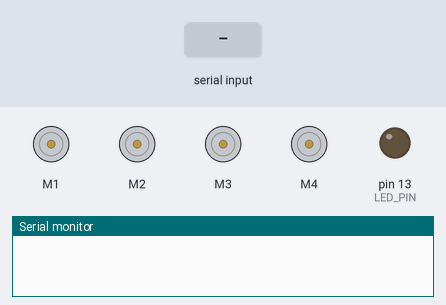
Recording of a sketch running on a simulated Arduino Leonardo, built with avr-gcc and run on an emulated ATmega32U4. Shown: 4 × DC motor (green arrow = forward, orange = backward, longer = faster), output pins drawn as LEDs (lit = HIGH), the last lines printed to the serial monitor. Inputs (shaded band) come from the test bench.

Above: at 1.2 s.
1.3 s: "F" received over the second serial link
At 1.9 s:
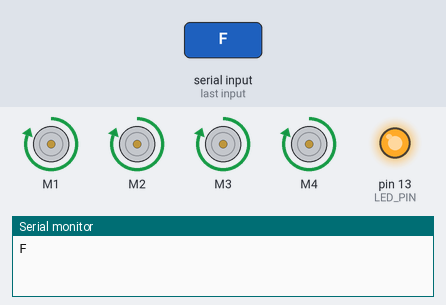
2.8 s: "B" received over the second serial link
At 4.0 s:
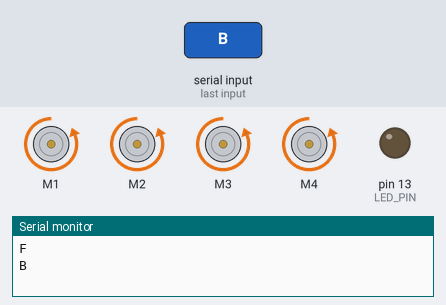
4.3 s: "L" received over the second serial link
At 5.4 s:
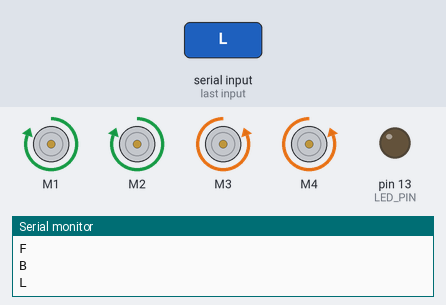
5.8 s: "R" received over the second serial link
At 6.5 s:
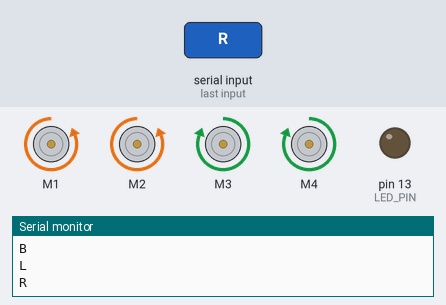
7.3 s: "G" received over the second serial link
At 7.7 s:
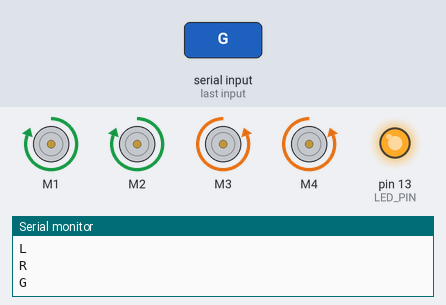
8.8 s: "I" received over the second serial link
At 10.0 s:
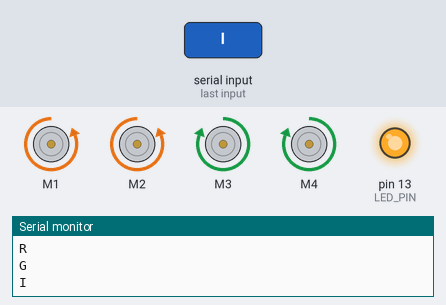
Timing chart, 0 to 11.3 s (numbered marks = the images above; inputs shaded):
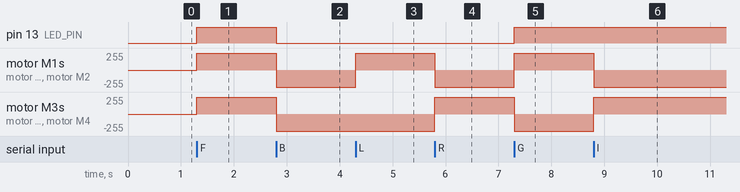

Measured:
- after the input at 1.3 s, pin 13 (LED_PIN): LOW → HIGH at once; motor M1–4: stopped → forward 255/255 at once
- after the input at 2.8 s, pin 13 (LED_PIN): HIGH → LOW at once; motor M1–4: forward 255/255 → backward 255/255 at once
- after the input at 4.3 s, motor M1, motor M2: backward 255/255 → forward 255/255 at once
- after the input at 5.8 s, motor M1, motor M2: forward 255/255 → backward 255/255 at once; motor M3, motor M4: backward 255/255 → forward 255/255 at once
- after the input at 7.3 s, pin 13 (LED_PIN): LOW → HIGH at once; motor M1, motor M2: backward 255/255 → forward 255/255 at once; motor M3, motor M4: forward 255/255 → backward 255/255 at once
- after the input at 8.8 s, motor M1, motor M2: forward 255/255 → backward 255/255 at once; motor M3, motor M4: backward 255/255 → forward 255/255 at once

The sketch:

RC_car.ino
```cpp
#include <AFMotor.h>
#include<SoftwareSerial.h>
AF_DCMotor motor1(1);
AF_DCMotor motor2(2);
AF_DCMotor motor3(3);
AF_DCMotor motor4(4);

#define TxD 3
#define RxD 2
#define LED_PIN 13

SoftwareSerial bluetoothSerial(TxD, RxD);


char bt= 'S';

void setup() {
  bluetoothSerial.begin(9600);
  Serial.begin(9600);
  pinMode(LED_PIN, OUTPUT);
  motor1.setSpeed(255);
  motor2.setSpeed(255);
  motor3.setSpeed(255);
  motor4.setSpeed(255);
  Stop();
  }

void loop() {
  if(bluetoothSerial.available()){
    bt = bluetoothSerial.read();
    Serial.println(bt);
    if(bt=='F'){
      forward();
      digitalWrite(LED_PIN, HIGH);
    }

    if(bt=='B'){
      backward();

      digitalWrite(LED_PIN, LOW);
    }

if(bt=='L')
{
 left();
}

if(bt=='R')
{
 right();
}
    if(bt=='G'){
      forward();
      left();
      digitalWrite(LED_PIN, HIGH);
    }
        if(bt=='I'){
      forward();
      right();
      digitalWrite(LED_PIN, HIGH);
    }
    if(bt=='H'){
      backward();
      left();

      digitalWrite(LED_PIN, LOW);
    }
        if(bt=='J'){
      backward();
      right();

      digitalWrite(LED_PIN, LOW);
    }


if(bt=='S')
{
 Stop();
}
  }
}
void forward()
{
     motor1.run(FORWARD);
  motor2.run(FORWARD);
  motor3.run(FORWARD);
  motor4.run(FORWARD);
}

void backward()
{
     motor1.run(BACKWARD);
  motor2.run(BACKWARD);
  motor3.run(BACKWARD);
  motor4.run(BACKWARD);
}
void left()
{
  motor1.run(FORWARD);
  motor2.run(FORWARD);
  motor3.run(BACKWARD);
  motor4.run(BACKWARD);
}
void right()
{
  motor1.run(BACKWARD);
  motor2.run(BACKWARD);
  motor3.run(FORWARD);
  motor4.run(FORWARD);
}
void Stop()
{
  motor1.run(RELEASE);
  motor2.run(RELEASE);
  motor3.run(RELEASE);
  motor4.run(RELEASE);
}
```
